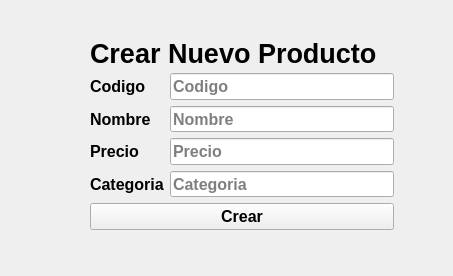
<?xml version="1.0" encoding="UTF-8"?>
<ui version="4.0">
 <class>Form</class>
 <widget class="QWidget" name="Form">
  <property name="geometry">
   <rect>
    <x>0</x>
    <y>0</y>
    <width>453</width>
    <height>276</height>
   </rect>
  </property>
  <property name="font">
   <font>
    <pointsize>12</pointsize>
    <weight>75</weight>
    <bold>true</bold>
   </font>
  </property>
  <property name="windowTitle">
   <string>Form</string>
  </property>
  <widget class="QWidget" name="">
   <property name="geometry">
    <rect>
     <x>90</x>
     <y>40</y>
     <width>304</width>
     <height>190</height>
    </rect>
   </property>
   <layout class="QGridLayout" name="gridLayout_2">
    <item row="0" column="0">
     <layout class="QGridLayout" name="gridLayout">
      <item row="0" column="0" colspan="2">
       <widget class="QLabel" name="label">
        <property name="font">
         <font>
          <pointsize>20</pointsize>
          <weight>75</weight>
          <bold>true</bold>
         </font>
        </property>
        <property name="text">
         <string>Crear Nuevo Producto</string>
        </property>
       </widget>
      </item>
      <item row="1" column="0">
       <widget class="QLabel" name="label_2">
        <property name="font">
         <font>
          <pointsize>12</pointsize>
          <weight>75</weight>
          <bold>true</bold>
         </font>
        </property>
        <property name="text">
         <string>Codigo</string>
        </property>
       </widget>
      </item>
      <item row="1" column="1">
       <widget class="QLineEdit" name="imput_codigo">
        <property name="placeholderText">
         <string>Codigo</string>
        </property>
       </widget>
      </item>
      <item row="2" column="0">
       <widget class="QLabel" name="label_3">
        <property name="font">
         <font>
          <pointsize>12</pointsize>
          <weight>75</weight>
          <bold>true</bold>
         </font>
        </property>
        <property name="text">
         <string>Nombre</string>
        </property>
       </widget>
      </item>
      <item row="2" column="1">
       <widget class="QLineEdit" name="imput_name">
        <property name="placeholderText">
         <string>Nombre</string>
        </property>
       </widget>
      </item>
      <item row="3" column="0">
       <widget class="QLabel" name="label_4">
        <property name="font">
         <font>
          <pointsize>12</pointsize>
          <weight>75</weight>
          <bold>true</bold>
         </font>
        </property>
        <property name="text">
         <string>Precio</string>
        </property>
       </widget>
      </item>
      <item row="3" column="1">
       <widget class="QLineEdit" name="imput_precio">
        <property name="placeholderText">
         <string>Precio</string>
        </property>
       </widget>
      </item>
      <item row="4" column="0">
       <widget class="QLabel" name="label_5">
        <property name="font">
         <font>
          <pointsize>12</pointsize>
          <weight>75</weight>
          <bold>true</bold>
         </font>
        </property>
        <property name="text">
         <string>Categoria</string>
        </property>
       </widget>
      </item>
      <item row="4" column="1">
       <widget class="QLineEdit" name="imput_categoria">
        <property name="placeholderText">
         <string>Categoria</string>
        </property>
       </widget>
      </item>
     </layout>
    </item>
    <item row="1" column="0">
     <widget class="QPushButton" name="btn_create">
      <property name="text">
       <string>Crear</string>
      </property>
     </widget>
    </item>
   </layout>
  </widget>
 </widget>
 <resources/>
 <connections/>
</ui>
